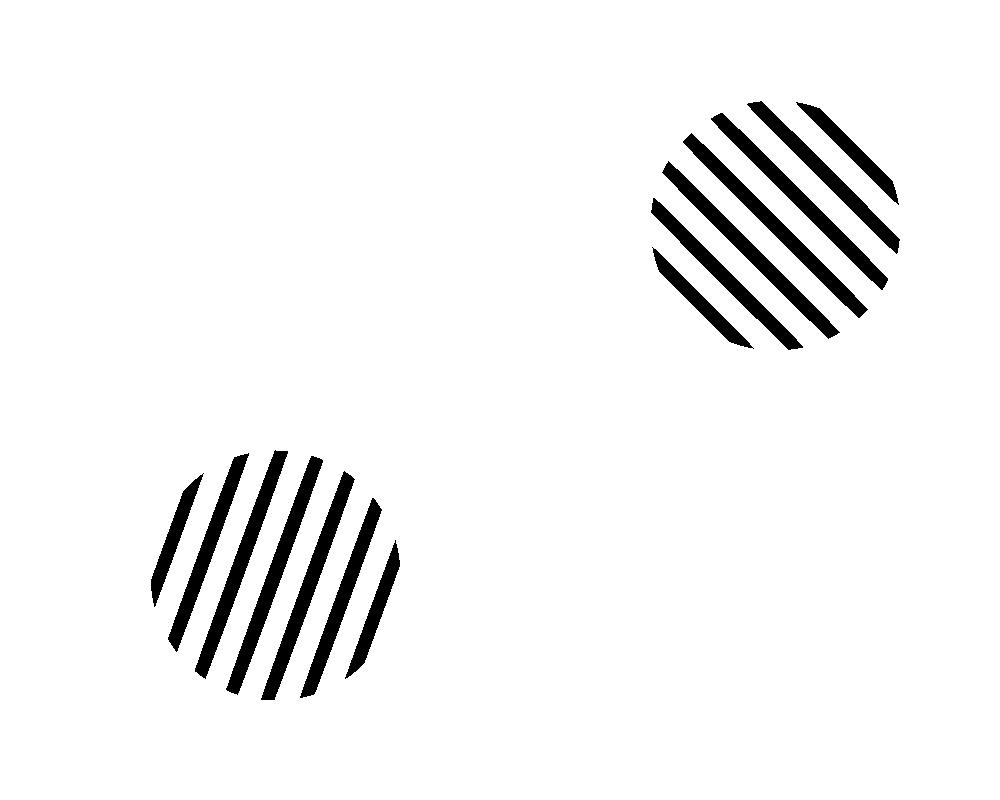
%> input picture fig_6/dataA.png, 1000 x 800 px
$ octave fig_6D.m   (GNU Octave 9; MATLAB toolbox functions it lacks are replaced by stand-ins)
%> lines starting %> are read from the running program, lines starting %| are printed output that depends on the picture; in (x1, y1, x2, y2) boxes, pixels count from 0 and x2, y2 are one past the last pixel; in counts of white or black regions, pixels touching at a corner belong together; the program's own positions count from 1
clear; clc;
path = "./figures";
A = double(imread('./dataA.png'))./255;
%> A: size 800x1000x3 double; values 0 (black) and 1 (white), 95.2% white; 14 black regions, largest, box (x1, y1, x2, y2) and area: (226, 456, 323, 695) 3510, (683, 133, 868, 318) 3482, (261, 471, 355, 700) 3343
Astar = double(imread('./dataA_star.png'))./255;
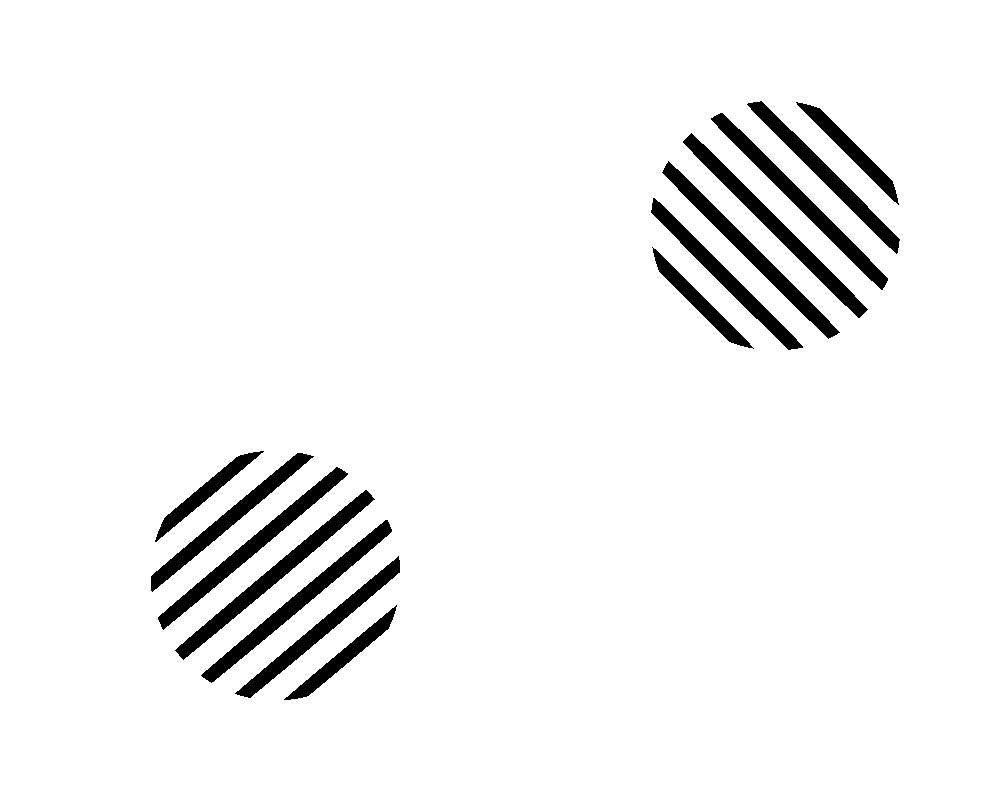
%> input picture fig_6/dataA_star.png, 1000 x 800 px
%> Astar: size 800x1000x3 double; values 0 (black) and 1 (white), 95.2% white; 14 black regions, largest, box (x1, y1, x2, y2) and area: (175, 490, 375, 660) 3506, (683, 133, 868, 318) 3482, (201, 520, 392, 683) 3344
CD = double(imread('./CD_image.png'))./255;
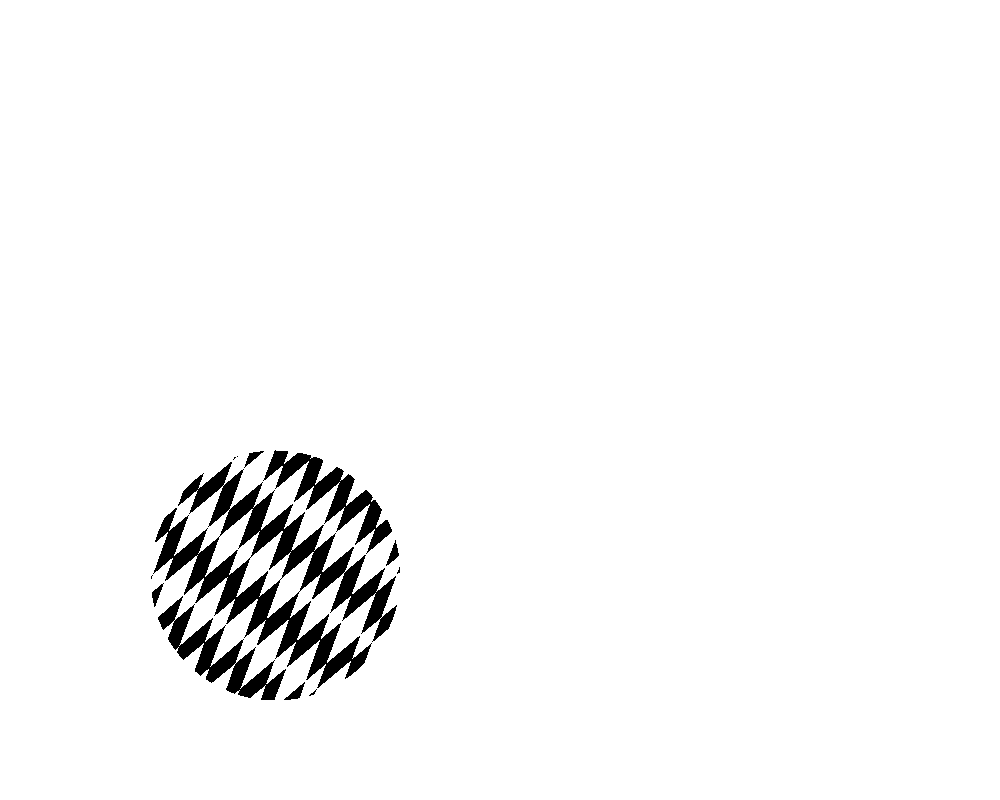
%> input picture fig_6/CD_image.png, 1000 x 800 px
%> CD: size 800x1000x3 double; values 0 (black) and 1 (white), 97% white; 12 black regions (5 under 20 px), largest, box (x1, y1, x2, y2) and area: (153, 462, 397, 688) 15860, (158, 596, 286, 700) 3758, (263, 450, 392, 554) 3719

ixs_LL = [[451:700]; [151:400]];
ixs_UR = [[101:350]; [651:900]];

Xt = 1- zeros(18, 250, 250, 2);
Yt = 1 - zeros(18, 250, 250, 2);
Yt_cd = 1 - zeros(18, 250, 250, 2);

Xt(1, :, :, 1) = A(ixs_LL(1, :), ixs_LL(2, :));
Xt(1, :, :, 2) = A(ixs_UR(1, :), ixs_UR(2, :));

Xt(16, :, :, 1) = Astar(ixs_LL(1, :), ixs_LL(2, :));
Xt(16, :, :, 2) = Astar(ixs_UR(1, :), ixs_UR(2, :));

for t = 1 : 15
    Yt(t, :, :, 1) = Xt(1, :, :, 1);
    Yt(t, :, :, 2) = Xt(1, :, :, 2);
end
for t = 16 : 18
    Yt(t, :, :, 1) = Xt(16, :, :, 1);
    Yt(t, :, :, 2) = Xt(16, :, :, 2);
end

Yt_cd(1, :, :, 1) = Xt(1, :, :, 1);
Yt_cd(1, :, :, 2) = Xt(1, :, :, 2);

Yt_cd(16, :, :, 1) = CD(ixs_LL(1, :), ixs_LL(2, :));
Yt_cd(16, :, :, 2) = CD(ixs_UR(1, :), ixs_UR(2, :));

% [16 lines of commented-out code are left out]

%% normal UR vs stimulated UR
figure;
normal_ur = [];
stimulated_ur = [];
for t = 1 : 18


    fp = sprintf('%s/GratingsExp_Normal/CD/CD_Normal_%d.png', path, t-1);
%> (the run ends here)
